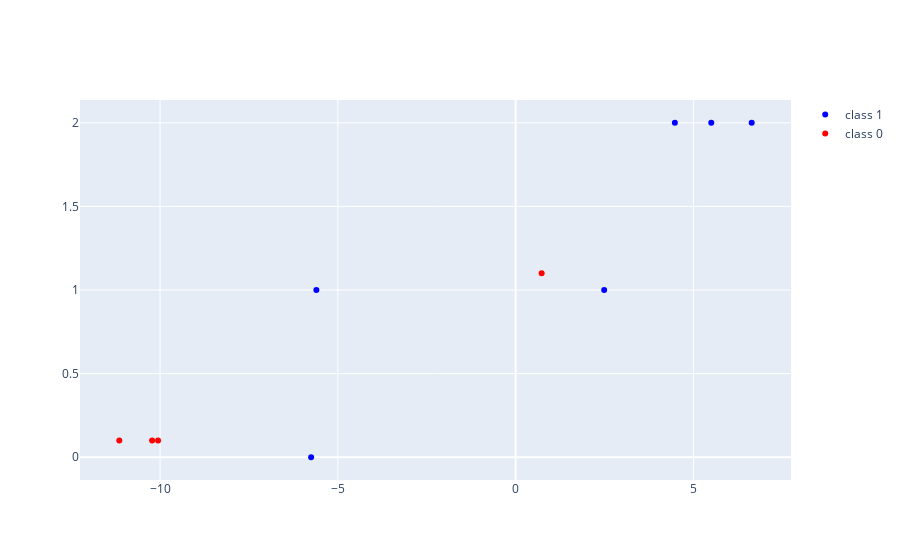

The cell this chart's notebook holds for it:
### Markdown cell above
## Two classes

### Code cell
np.random.seed(423542)

def default_applyer(blob_index):
    if blob_index == 0:
        return np.random.choice([1, 0], 1, p=[0.1, 0.9])[0]
    if blob_index == 1:
        return np.random.choice([1, 0], 1, p=[0.5, 0.5])[0]
    if blob_index == 2:
        return np.random.choice([1, 0], 1, p=[0.9, 0.1])[0]
    
example_data["class2"] = example_data['blob'].apply(default_applyer)

two_classes_fig = blobs_with_classes_scatter(
    example_data, fig = go.Figure(), 
    class_var = 'class2')
two_classes_fig.show()

### Figure 1 — Plotly figure (JSON) as saved in the notebook; plotly's stock layout.template omitted (floating-point values rounded to 4 significant figures)
{"data": [{"marker": {"color": "blue"}, "mode": "markers", "name": "class 1", "type": "scatter", "x": [6.638, -5.603, 5.501, -5.751, 2.49, 4.478], "y": [2, 1, 2, 0, 1, 2]}, {"marker": {"color": "red"}, "mode": "markers", "name": "class 0", "type": "scatter", "x": [-11.15, -10.22, 0.7308, -10.06], "y": [0.1, 0.1, 1.1, 0.1]}], "layout": {"autosize": true, "xaxis": {"autorange": true, "range": [-12.29, 7.777], "type": "linear"}, "yaxis": {"autorange": true, "range": [-0.165, 2.165], "type": "linear"}}}
